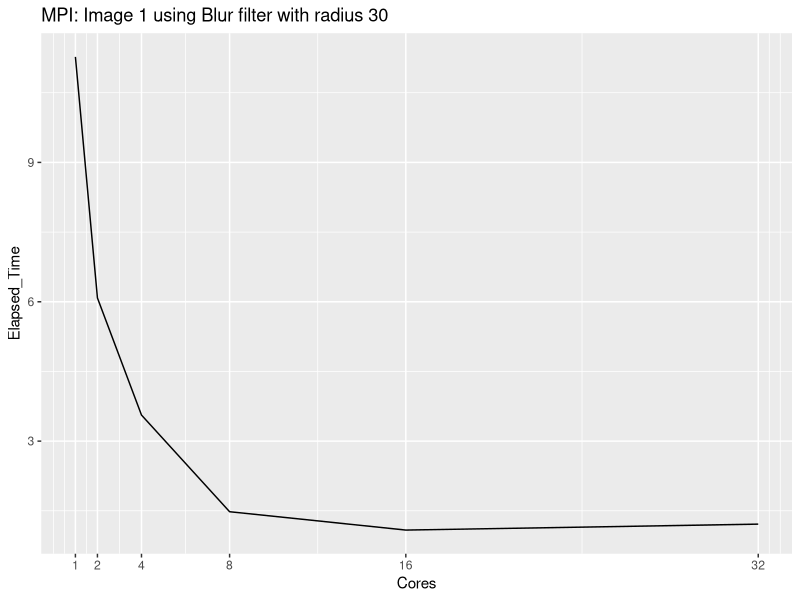

Here is the R script that generated this plot: (Note: this script raises an error after producing the figure.)
library(ggplot2)
library(lubridate)
library(reshape2)
rm(list=ls())

#Image 1 Blurc, radius 30.
x = c(1,2,4,8,16,32)
y = seconds(c("11.271579", "6.082132", "3.560819", "1.480032", "1.084914", "1.212892"))
x_name <- "Cores"
y_name <- "Elapsed_Time"

df <- data.frame(x,y)
names(df) <- c(x_name,y_name)
print(df)
ggplot(data = df, aes(x = Cores, y = Elapsed_Time)) + 
  geom_line() + 
  scale_x_continuous(labels = as.character(x), breaks = x) +
  ggtitle("MPI: Image 1 using Blur filter with radius 30")

#Image 4 Blurc, radius 30.
x = c(1,2,4,8,16)
y = c(194, 96, 44.386361, 22.441998, 12.435198, 6.964373)
x_name <- "Cores"
y_name <- "Elapsed_Time"

df <- data.frame(x,y)
names(df) <- c(x_name,y_name)
print(df)
ggplot(data = df, aes(x = Cores, y = Elapsed_Time)) + 
  geom_line() + 
  scale_x_continuous(labels = as.character(x), breaks = x) +
  ggtitle("MPI: Image 4 using Blur filter with radius 30")

###########################

#Image 1 thresc
x = c(1,2,4,8,16,32)
y = c(0.221572,0.288805,0.227981,0.222884,0.230112,0.982290)
x_name <- "Cores"
y_name <- "Elapsed_Time"

df <- data.frame(x,y)
names(df) <- c(x_name,y_name)
print(df)
ggplot(data = df, aes(x = Cores, y = Elapsed_Time)) + 
  geom_line() +
  scale_x_continuous(labels = as.character(x), breaks = x) +
  ggtitle("MPI: Image 1 using threshold filter")

#Image 4 thresc
x = c(1,2,4,8,16,32)
y = c(0.311255,0.290991,0.282195,0.285985,0.292647, 0.959748)
x_name <- "Cores"
y_name <- "Elapsed_Time"

df <- data.frame(x,y)
names(df) <- c(x_name,y_name)
print(df)
ggplot(data = df, aes(x = Cores, y = Elapsed_Time)) + 
  geom_line() +
  scale_x_continuous(labels = as.character(x), breaks = x) +
  ggtitle("MPI: Image 4 using threshold filter")
